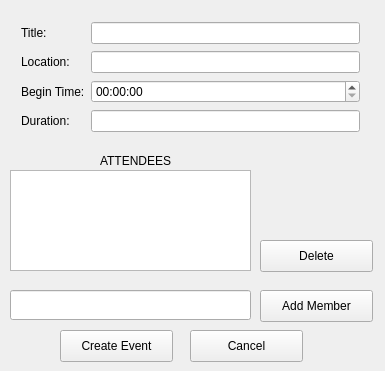
<?xml version="1.0" encoding="UTF-8"?>
<ui version="4.0">
 <class>create_group_event</class>
 <widget class="QWidget" name="create_group_event">
  <property name="geometry">
   <rect>
    <x>0</x>
    <y>0</y>
    <width>385</width>
    <height>371</height>
   </rect>
  </property>
  <property name="windowTitle">
   <string>Create A Group Event </string>
  </property>
  <widget class="QWidget" name="gridLayoutWidget">
   <property name="geometry">
    <rect>
     <x>10</x>
     <y>10</y>
     <width>361</width>
     <height>136</height>
    </rect>
   </property>
   <layout class="QGridLayout" name="gridLayout">
    <item row="1" column="0">
     <widget class="QLabel" name="location">
      <property name="text">
       <string>Location:</string>
      </property>
     </widget>
    </item>
    <item row="3" column="1">
     <widget class="QLineEdit" name="duration_input"/>
    </item>
    <item row="0" column="0">
     <widget class="QLabel" name="title">
      <property name="text">
       <string>Title:</string>
      </property>
     </widget>
    </item>
    <item row="1" column="1">
     <widget class="QLineEdit" name="location_input"/>
    </item>
    <item row="3" column="0">
     <widget class="QLabel" name="end_time">
      <property name="text">
       <string>Duration:</string>
      </property>
     </widget>
    </item>
    <item row="2" column="1">
     <widget class="QTimeEdit" name="begin_time_edit"/>
    </item>
    <item row="2" column="0">
     <widget class="QLabel" name="begin_time">
      <property name="text">
       <string>Begin Time:</string>
      </property>
     </widget>
    </item>
    <item row="0" column="1">
     <widget class="QLineEdit" name="title_input"/>
    </item>
   </layout>
  </widget>
  <widget class="QPushButton" name="cancel">
   <property name="geometry">
    <rect>
     <x>190</x>
     <y>330</y>
     <width>113</width>
     <height>32</height>
    </rect>
   </property>
   <property name="text">
    <string>Cancel</string>
   </property>
  </widget>
  <widget class="QPushButton" name="create_event">
   <property name="geometry">
    <rect>
     <x>60</x>
     <y>330</y>
     <width>113</width>
     <height>32</height>
    </rect>
   </property>
   <property name="text">
    <string>Create Event</string>
   </property>
  </widget>
  <widget class="QLabel" name="attendees">
   <property name="geometry">
    <rect>
     <x>100</x>
     <y>150</y>
     <width>71</width>
     <height>21</height>
    </rect>
   </property>
   <property name="text">
    <string>ATTENDEES</string>
   </property>
  </widget>
  <widget class="QPushButton" name="delete_member">
   <property name="geometry">
    <rect>
     <x>260</x>
     <y>240</y>
     <width>113</width>
     <height>32</height>
    </rect>
   </property>
   <property name="text">
    <string>Delete</string>
   </property>
  </widget>
  <widget class="QPushButton" name="add_member">
   <property name="geometry">
    <rect>
     <x>260</x>
     <y>290</y>
     <width>113</width>
     <height>32</height>
    </rect>
   </property>
   <property name="text">
    <string>Add Member</string>
   </property>
  </widget>
  <widget class="QLineEdit" name="user_to_add">
   <property name="geometry">
    <rect>
     <x>10</x>
     <y>290</y>
     <width>241</width>
     <height>30</height>
    </rect>
   </property>
  </widget>
  <widget class="QListWidget" name="attendees_list">
   <property name="geometry">
    <rect>
     <x>10</x>
     <y>170</y>
     <width>241</width>
     <height>101</height>
    </rect>
   </property>
  </widget>
 </widget>
 <layoutdefault spacing="6" margin="11"/>
 <resources/>
 <connections/>
</ui>
